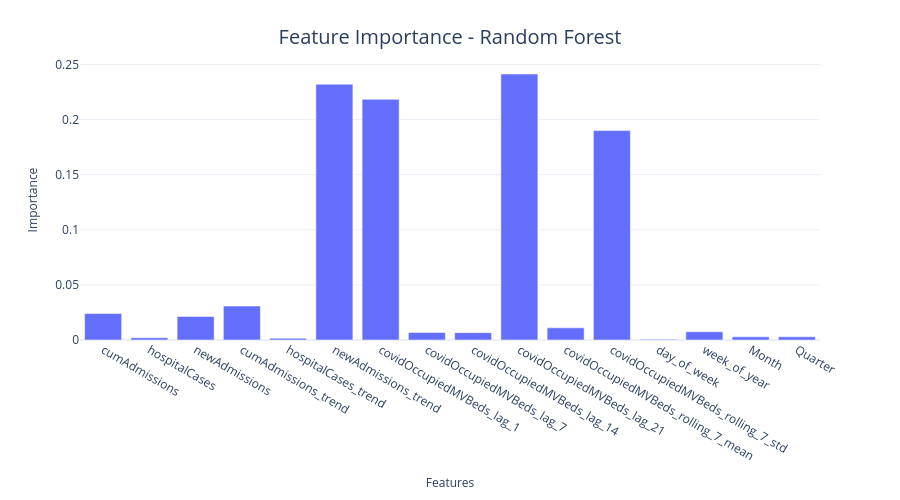

Notebook source saved alongside this figure:
### Code cell
# Plot feature importance for Random Forest
if hasattr(rf_model_config.model, "feature_importances_"):
    feat_df_rf = pd.DataFrame(
        {
            "feature": train_features.columns,
            "importance": rf_model_config.model.feature_importances_,
        }
    )
    fig = px.bar(feat_df_rf.head(20), x="feature", y="importance")
    format_plot(
        fig,
        xlabel="Features",
        ylabel="Importance",
        title=f"Feature Importance - {rf_model_config.name}",
        font_size=12,
    )
    fig.show()

### Figure 1 — Plotly figure (JSON) as saved in the notebook; plotly's stock layout.template omitted (floating-point values rounded to 4 significant figures)
{"data": [{"alignmentgroup": "True", "hovertemplate": "feature=%{x}<br>importance=%{y}<extra></extra>", "legendgroup": "", "marker": {"color": "#636efa", "pattern": {"shape": ""}}, "name": "", "offsetgroup": "", "orientation": "v", "showlegend": false, "textposition": "auto", "type": "bar", "x": ["cumAdmissions", "hospitalCases", "newAdmissions", "cumAdmissions_trend", "hospitalCases_trend", "newAdmissions_trend", "covidOccupiedMVBeds_lag_1", "covidOccupiedMVBeds_lag_7", "covidOccupiedMVBeds_lag_14", "covidOccupiedMVBeds_lag_21", "covidOccupiedMVBeds_rolling_7_mean", "covidOccupiedMVBeds_rolling_7_std", "day_of_week", "week_of_year", "Month", "Quarter"], "xaxis": "x", "y": [0.02399, 0.002072, 0.02132, 0.03075, 0.001544, 0.2321, 0.2184, 0.006778, 0.006677, 0.2414, 0.01105, 0.19, 0.0006165, 0.007489, 0.002915, 0.00291], "yaxis": "y"}], "layout": {"autosize": false, "barmode": "relative", "height": 500, "legend": {"font": {"size": 12}, "orientation": "h", "title": {}, "tracegroupgap": 0, "x": 1, "xanchor": "right", "y": 0.98, "yanchor": "bottom"}, "margin": {"t": 60}, "title": {"font": {"size": 20}, "text": "Feature Importance - Random Forest", "x": 0.5, "xanchor": "center", "yanchor": "top"}, "width": 900, "xaxis": {"anchor": "y", "domain": [0, 1], "tickfont": {"size": 12}, "title": {"font": {"size": 12}, "text": "Features"}}, "yaxis": {"anchor": "x", "domain": [0, 1], "tickfont": {"size": 12}, "title": {"font": {"size": 12}, "text": "Importance"}}}}
